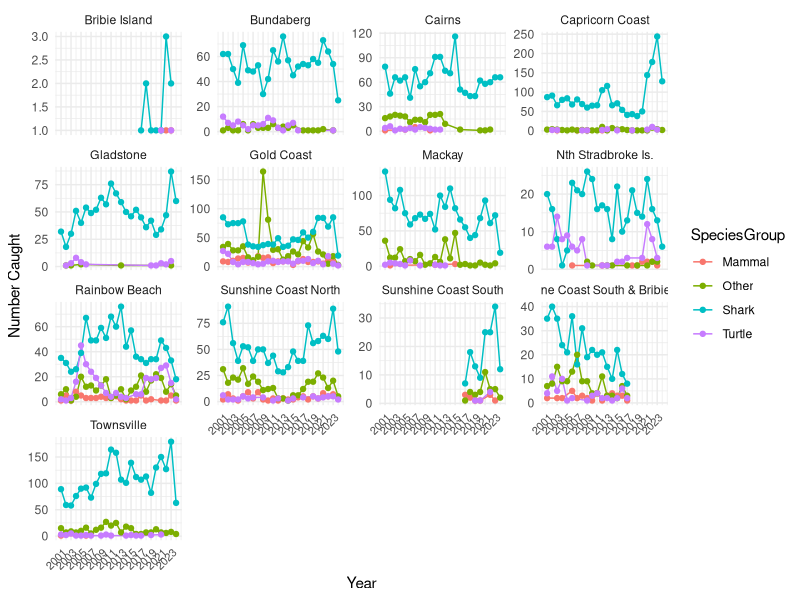
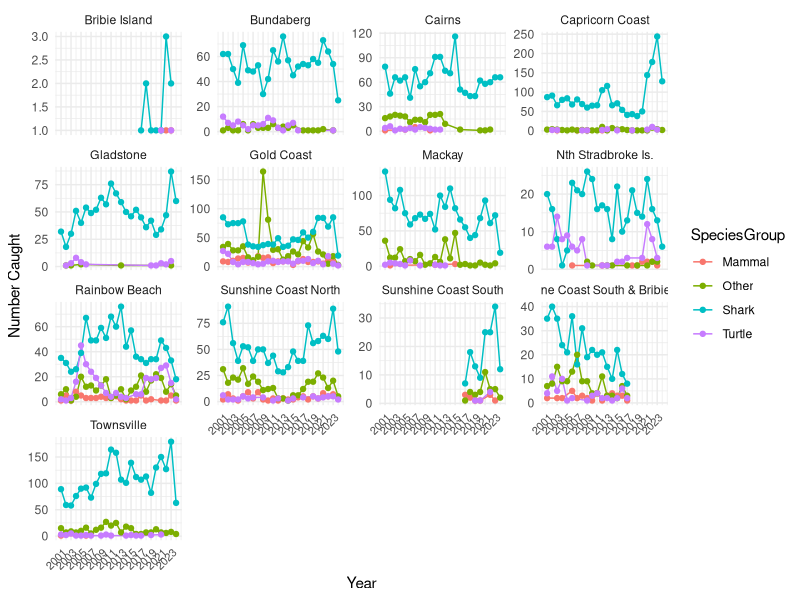

Write the R code that produced these figures, in order.
## ---- chunk 1
knitr::opts_chunk$set(
	echo = TRUE,
	message = FALSE,
	warning = FALSE
)
## ---- chunk 2
library(readr)
sharkdatacustom <- read_csv("../data/sharkdatacustom.csv")
## ---- chunk 3
library(tidyverse)
## ---- chunk 4
# Filter out the rows that contain 'Total' in SpeciesGroup or Area
filtered_sharkcontroldata <- sharkdatacustom %>% 
  filter(!grepl("Total", SpeciesGroup) & !grepl("Total", Area))

## ---- chunk 5
library(ggplot2)  # creating plots
library(dplyr)    # data manipulation
## ---- chunk 6
ggplot(filtered_sharkcontroldata , aes(x = CalendarYear, y = `NumberCaught Total`, color = SpeciesGroup, group = SpeciesGroup)) +
  geom_line() +                             # Add lines connecting the points
  geom_point() +                            # Add points at each data point
  facet_wrap(~Area, scales = "free_y") +    # Create separate plots for each area with independent y scales
  scale_x_continuous(breaks = seq(min(filtered_sharkcontroldata $CalendarYear, na.rm = TRUE), 
                                  max(filtered_sharkcontroldata $CalendarYear, na.rm = TRUE), by = 2)) + # Set x-axis breaks  every 2 years so the years don't overlap
  labs( x = "Year", 
       y = "Number Caught") +               # Add labels 
  theme_minimal() +                         # Use a minimal theme 
  theme(axis.text.x = element_text(angle = 45, hjust = 1, size = 8)) # Rotate and adjust x-axis text                      

# Save the plot with specified dimensions
ggsave("time_series_plot2.png", width = 14, height = 8)
